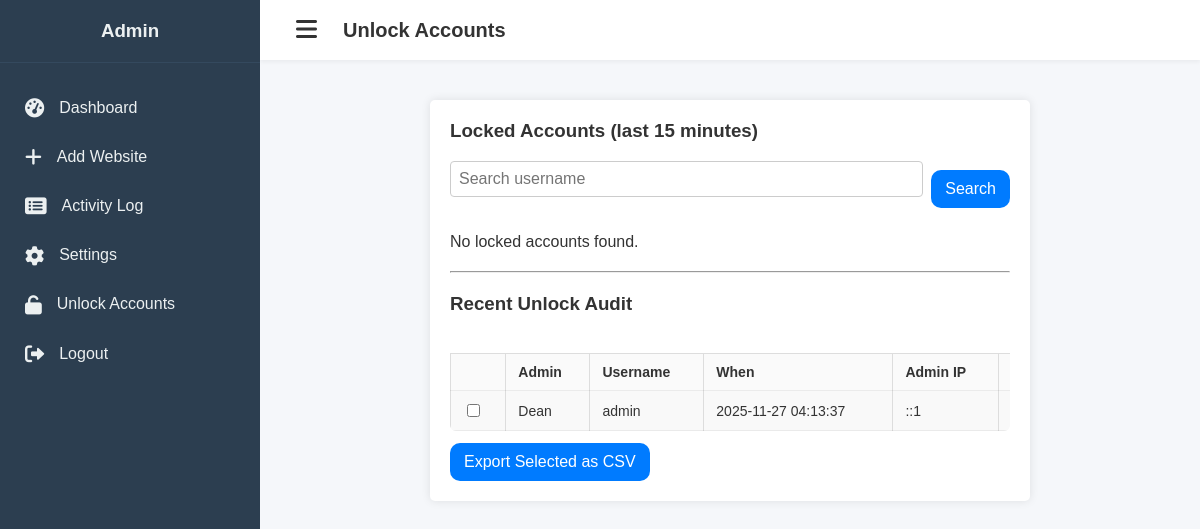
The app's page /unlock_account.php (signed in) with its own data.
### tables this page shows
CREATE TABLE `unlock_audit` (
  `id` int(11) NOT NULL,
  `admin_id` int(11) NOT NULL,
  `username` varchar(150) NOT NULL,
  `unlocked_at` datetime NOT NULL,
  `admin_ip` varchar(45) NOT NULL,
  `fail_count` int(11) DEFAULT 0,
  `ip_list` text DEFAULT NULL
);

### unlock_account.php (the view, shortened to what this page needs)
<?php
include 'database.php';
$conn->query("CREATE TABLE IF NOT EXISTS unlock_audit (
    id INT AUTO_INCREMENT PRIMARY KEY,
    admin_id INT NOT NULL,
    username VARCHAR(150) NOT NULL,
    unlocked_at DATETIME DEFAULT CURRENT_TIMESTAMP,
    admin_ip VARCHAR(45),
    fail_count INT DEFAULT 0,
    ip_list TEXT,
    INDEX (admin_id),
    INDEX (username)
) ENGINE=InnoDB DEFAULT CHARSET=utf8mb4");
$conn->query("CREATE TABLE IF NOT EXISTS unlock_audit_ips (
    id INT AUTO_INCREMENT PRIMARY KEY,
    audit_id INT NOT NULL,
    ip_address VARCHAR(45) NOT NULL,
    FOREIGN KEY (audit_id) REFERENCES unlock_audit(id) ON DELETE CASCADE,
    INDEX (audit_id)
) ENGINE=InnoDB DEFAULT CHARSET=utf8mb4");
$throttleWindowMinutes = 15;
$q = isset($_GET['q']) ? trim($_GET['q']) : '';
$locked = [];
$auditStmt = $conn->prepare("SELECT ua.*, a.username AS admin_username FROM unlock_audit ua LEFT JOIN admins a ON ua.admin_id = a.id ORDER BY ua.unlocked_at DESC LIMIT 20");
$auditStmt->execute();
$auditRes = $auditStmt->get_result();
$audits = [];
while ($r = $auditRes->fetch_assoc()) { $audits[] = $r; }
?>
<!DOCTYPE html>
<html lang="en">
<head>
    <link rel="stylesheet" type="text/css" href="style.css">
    <link rel="stylesheet" href="https://cdnjs.cloudflare.com/ajax/libs/font-awesome/6.0.0-beta3/css/all.min.css">
</head>
<body>
    <div class="app-container">
        <?php include 'sidebar.php'; ?>
        <div class="main-content">
            <div class="app-header">
                <button id="menu-toggle"><i class="fas fa-bars"></i></button>
                <h2 class="header-title">Unlock Accounts</h2>
            </div>
            <div class="content">
                <div class="form-container">
                    <h3>Locked Accounts (last <?php echo $throttleWindowMinutes; ?> minutes)</h3>
                    <form method="GET" class="search-form" style="margin-bottom:12px; display:flex; gap:8px; align-items:center;">
                        <input type="text" name="q" value="<?php echo htmlspecialchars($q); ?>" placeholder="Search username" style="flex:1; padding:8px;">
                        <button type="submit" class="btn">Search</button>
                    </form>
                    <?php if (empty($locked)) { ?>
                        <p>No locked accounts found.</p>
                    <?php } ?>
                    <hr style="margin:20px 0;">
                    <h3>Recent Unlock Audit</h3>
                    <?php if (empty($audits)) { ?>
                        <p>No recent unlock actions.</p>
                    <?php } else { ?>
                        <form method="POST">
                        <div class="table-responsive">
                        <table>
                            <tr><th></th><th>Admin</th><th>Username</th><th>When</th><th>Admin IP</th><th>Fail Count</th><th>IPs</th></tr>
                            <?php foreach ($audits as $a) { ?>
                                <tr>
                                    <td><input type="checkbox" name="selected[]" value="<?php echo (int)$a['id']; ?>"></td>
                                    <td><?php echo htmlspecialchars($a['admin_username'] ?: $a['admin_id']); ?></td>
                                    <td><?php echo htmlspecialchars($a['username']); ?></td>
                                    <td><?php echo htmlspecialchars($a['unlocked_at']); ?></td>
                                    <td><?php echo htmlspecialchars($a['admin_ip']); ?></td>
                                    <td><?php echo (int)$a['fail_count']; ?></td>
                                </tr>
                            <?php } ?>
                        </table>
                        </div>
                        <div style="margin-top:8px;">
                            <button type="submit" name="export_csv" class="btn">Export Selected as CSV</button>
                        </div>
                        </form>
                    <?php } ?>
                </div>
            </div>
        </div>
    </div>
</body>
</html>

### style.css (style rules this page uses)
*, *::before, *::after { box-sizing: border-box; }
:root { --primary-color: #1a3a6b; --secondary-color: #8e9aaf; --background-color: #f5f7fa; --sidebar-bg: #2c3e50; --sidebar-text: #ecf0f1; --sidebar-hover: #34495e; --text-color: #333; --card-bg: #ffffff; --shadow: 0 4px 12px rgba(0,0,0,0.08); }
body { font-family: 'Poppins', sans-serif; background-color: var(--background-color); color: var(--text-color); margin: 0; }
.app-container { display: flex; }
.main-content { flex: 1; padding: 30px; padding-top: 80px; padding-bottom: 80px; margin-left: 260px; transition: margin-left 0.3s ease; }
.app-header { background: var(--card-bg); box-shadow: 0 2px 4px rgba(0,0,0,0.05); padding: 0 30px; height: 60px; display: flex; align-items: center; position: fixed; top: 0; left: 260px; right: 0; z-index: 999; transition: left 0.3s ease; }
#menu-toggle { background: none; border: none; font-size: 24px; cursor: pointer; color: var(--text-color); }
.header-title { font-size: 20px; font-weight: 600; margin-left: 20px; }
.btn { display: inline-block; padding: 10px 20px; background-color: var(--primary-color); color: #fff; text-decoration: none; border-radius: 5px; border: none; cursor: pointer; font-size: 16px; transition: background-color 0.3s; }
.form-container { padding: 30px; background: var(--card-bg); border-radius: 10px; box-shadow: var(--shadow); }
.form-container input[type="text"], .form-container textarea { width: 100%; padding: 12px; margin-bottom: 20px; border: 1px solid #ccc; border-radius: 5px; box-sizing: border-box; font-size: 16px; font-family: 'Poppins', sans-serif; }
table { width: 100%; border-collapse: collapse; margin-top: 20px; }
table th, table td { border: 1px solid #ddd; padding: 12px; text-align: left; }
table th { background-color: #f2f2f2; }
table tr:nth-child(even) { background-color: #f9f9f9; }
.btn { display: inline-block; padding: 10px 15px; background-color: #007bff; color: #fff; text-decoration: none; border-radius: 5px; border: none; cursor: pointer; }
.form-container { max-width: 600px; margin: 20px auto; padding: 20px; background-color: #fff; border-radius: 5px; box-shadow: 0 0 10px rgba(0,0,0,0.1); }
.form-container h3 { margin-top: 0; }
.form-container input[type="text"], .form-container textarea { width: 100%; padding: 10px; margin-bottom: 20px; border: 1px solid #ccc; border-radius: 4px; box-sizing: border-box; }
.table-responsive { width: 100%; overflow-x: auto; -webkit-overflow-scrolling: touch; border-radius: 6px; margin-bottom: 12px; }
.table-responsive table { width: 100%; border-collapse: collapse; min-width: 720px; }
.table-responsive th, .table-responsive td { padding: 10px 12px; border-bottom: 1px solid rgba(0,0,0,0.06); text-align: left; vertical-align: middle; font-size: 14px; }
.search-form input[type="text"], .form-container input[type="text"], .form-container input[type="password"], .form-container .btn { box-sizing: border-box; }
.table-responsive th { background: rgba(0,0,0,0.02); font-weight:600; }
.btn { display:inline-flex; align-items:center; gap:8px; padding:10px 14px; border-radius:10px; text-decoration:none; cursor:pointer; border:none; }
.btn { touch-action:manipulation; }

### records on screen
unlock_audit: admin.username "Dean", username "admin", unlocked_at "2025-11-27 04:13:37", admin_ip "::1"

### other values on screen
$throttleWindowMinutes "15"
